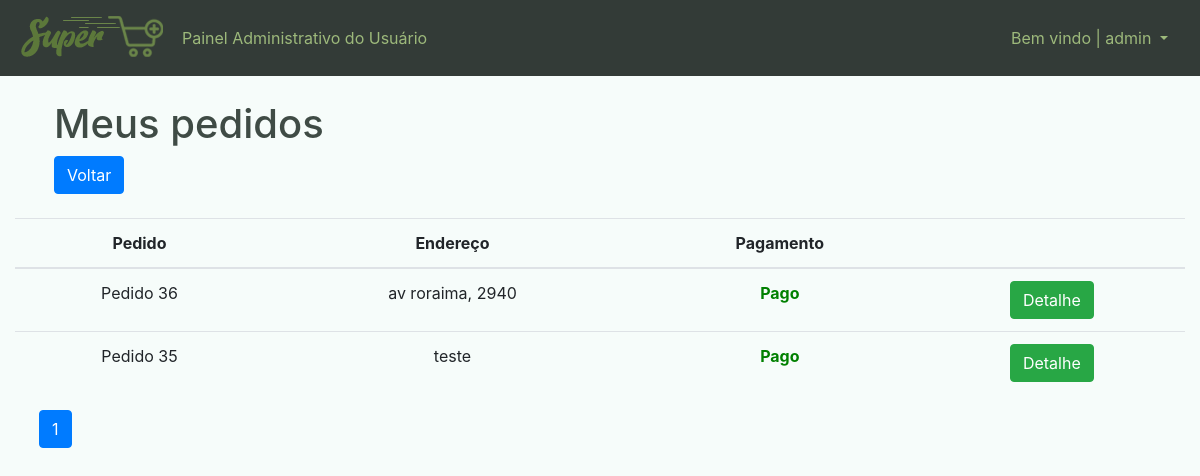
The app's page /dashboard/usuario/meus_pedidos/ (signed in) with its own data.
### pedido/models.py (models this page shows, shortened)
class Pedido(models.Model):
    cliente = models.CharField(max_length=100, blank=False,verbose_name='Cliente')
    endereco = models.CharField(max_length=100, blank=False,verbose_name='Endereço')
    pago = models.BooleanField(auto_created=True, default=True, verbose_name='Pago')
    def __str__(self):
        return str(f'Pedido {self.id}')

### dashboarduser/views.py (the view)
# urls.py: path('meus_pedidos/', dash_user_pedidos, name='dash_user_pedidos'),
@login_required()
def dash_user_pedidos(request):
    contexto ={}
    pedidos= Pedido.objects.filter(cliente= auth(request).get('user')).order_by('-id')
    contexto['pedidos'] = paginacao(request,pedidos)
    print(auth(request).get('user'))
    return render(request,'dashboarduser/dash_user_pedidos.html',contexto)

### dashboarduser/views.py (called while the page is built)
def paginacao(request, model, qnd=10):
    paginacao = Paginator(model, qnd)
    paginas = request.GET.get('p')
    model = paginacao.get_page(paginas)
    return model

### dashboarduser/templates/dashboarduser/dash_user_pedidos.html (shortened to what this page needs)
{% extends 'base.html' %}
{% block navbar %}
{% include 'parciais/_dash_user_header.html' %}
{% endblock %}
{% block main %}
<div class="container-fluid mt-4">
    <div class="row ml-4">
        <div class="col-12">
            <h1>Meus pedidos</td></h1>
        </div>
        <div class="col">
            <a href="{% url 'dash_user_index' %}" class="btn btn-primary">Voltar</a>
        </div>
    </div>
</div>
<br>
<div class="container-fluid">
    {% if pedidos %}
    <table class="table table-hover">
        <thead>
            <tr style="text-align: center; vertical-align: middle;">
                <th>Pedido</th>
                <th>Endereço</th>
                <th>Pagamento</th>
                <th></th>
            </tr>
        </thead>
        <tbody>
            {% for pedido in pedidos %}
                <tr style="text-align: center; vertical-align: middle;">
                    <td>{{pedido}}</td>
                    <td>{{pedido.endereco}}</td>
                    {% if pedido.pago == True %}
                    <td style="color: green;"><strong>Pago</strong></td>
                    {% else %}
                    <td style="color: rgb(128, 0, 0);"><strong>Pendente</strong></td>
                    {% endif %}
                    <td>
                        <a href="{% url 'dash_user_pedido_detalhe' pedido.id %}" class="btn btn-success">Detalhe</a>
                    </td>
                </tr>
            {% endfor %}
        </tbody>
    </table>
    <nav aria-label="Paginação de pedidos" class="ml-4">
        <ul class="pagination">
            {% for pagina in pedidos.paginator.page_range %}
            {% if pedidos.number == pagina %}
            <li class="page-item active"><a class="page-link" href="?p={{pagina}}">{{pagina}}</a></li>
            {%else%}
            <li class="page-item"><a class="page-link" href="?p={{pagina}}">{{pagina}}</a></li>
            {%endif%}
            {%endfor%}
        </ul>
    </nav>
    {%else%}
    <div class="row justify-content-md-center mt-4">
        <h1>Você não tem pedidos</h1>
    </div>
    {%endif%}
</div>
{% endblock %}

### templates/parciais/_dash_user_header.html (shortened to what this page needs)
{% load static %}
<nav class="navbar navbar-expand-lg navbar navbar-dark bg-dark2">
    <a class="navbar-brand" href="{% url 'super_index' %}"><img src="{% static 'img/logo.png' %}" alt="SuperMais"></a>
    <div class="collapse navbar-collapse" id="navbarSupportedContent">
        <ul class="navbar-nav mr-auto">
            <li style="color: #9db97b ;">Painel Administrativo do Usuário</li>
        </ul>
        <span class="navbar-text">
            <div class="dropdown text-dash">
                <a class="nav-link dropdown-toggle " href="" id="navbarDropdown" role="button" data-toggle="dropdown"
                    aria-haspopup="true" aria-expanded="false">
                    Bem vindo | {{user}}
                </a>
            </div>
        </span>
    </div>
</nav>

### templates/static/css/style.css (style rules this page uses)
body { background-color: #f6fcfa !important; }
h1,h2,h3,h4,h5,h6 { color: #3f4b45 !important; }
.bg-dark2 { background-color: #333b37 !important; }
.nav-link { color: rgb(157 185 123) !important; }
.text-dash a { color: #9db97b !important; }

### records on screen
Pedido: id "Pedido 36", endereco "av roraima, 2940", pago "Pago"
Pedido: id "Pedido 35", endereco "teste", pago "Pago"

### other values on screen
{{ user }} "admin"
{{ pagina }} "1"
